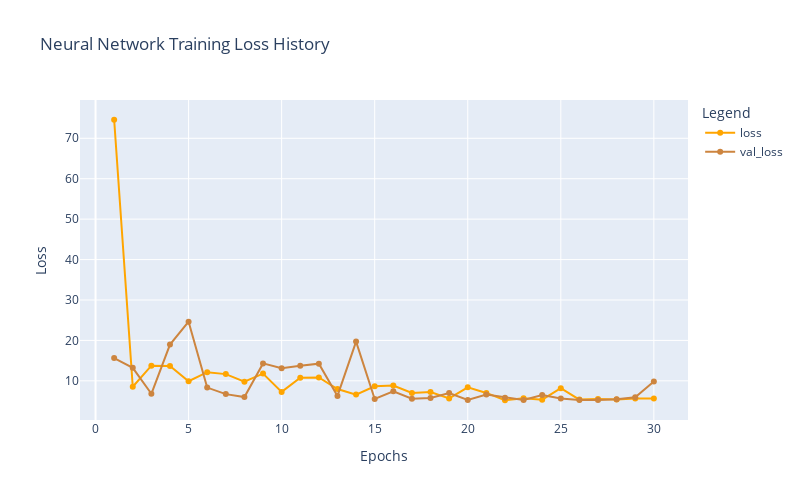

Source (notebook cell):
### Code cell
plot_history_loss(history_nn2)

### Figure 1 — Plotly figure (JSON) as saved in the notebook; plotly's stock layout.template omitted (floating-point values rounded to 4 significant figures)
{"data": [{"hovertemplate": "Legend=loss<br>Epochs=%{x}<br>Loss=%{y}<extra></extra>", "legendgroup": "loss", "line": {"color": "orange", "dash": "solid"}, "marker": {"symbol": "circle"}, "mode": "lines+markers", "name": "loss", "orientation": "v", "showlegend": true, "type": "scatter", "x": [1, 2, 3, 4, 5, 6, 7, 8, 9, 10, 11, 12, 13, 14, 15, 16, 17, 18, 19, 20, 21, 22, 23, 24, 25, 26, 27, 28, 29, 30], "xaxis": "x", "y": [74.59, 8.54, 13.76, 13.69, 9.902, 12.14, 11.66, 9.805, 11.79, 7.266, 10.75, 10.84, 7.974, 6.595, 8.642, 8.843, 6.984, 7.22, 5.645, 8.408, 7.012, 5.199, 5.693, 5.34, 8.195, 5.355, 5.507, 5.412, 5.65, 5.635], "yaxis": "y"}, {"hovertemplate": "Legend=val_loss<br>Epochs=%{x}<br>Loss=%{y}<extra></extra>", "legendgroup": "val_loss", "line": {"color": "peru", "dash": "solid"}, "marker": {"symbol": "circle"}, "mode": "lines+markers", "name": "val_loss", "orientation": "v", "showlegend": true, "type": "scatter", "x": [1, 2, 3, 4, 5, 6, 7, 8, 9, 10, 11, 12, 13, 14, 15, 16, 17, 18, 19, 20, 21, 22, 23, 24, 25, 26, 27, 28, 29, 30], "xaxis": "x", "y": [15.63, 13.22, 6.8, 18.98, 24.63, 8.334, 6.714, 5.989, 14.31, 13.09, 13.74, 14.25, 6.267, 19.71, 5.502, 7.4, 5.588, 5.762, 6.997, 5.291, 6.601, 5.847, 5.26, 6.488, 5.66, 5.288, 5.244, 5.445, 5.921, 9.856], "yaxis": "y"}], "layout": {"height": 500, "legend": {"title": {"text": "Legend"}, "tracegroupgap": 0}, "title": {"text": "Neural Network Training Loss History"}, "width": 800, "xaxis": {"anchor": "y", "domain": [0, 1], "title": {"text": "Epochs"}}, "yaxis": {"anchor": "x", "domain": [0, 1], "title": {"text": "Loss"}}}}
